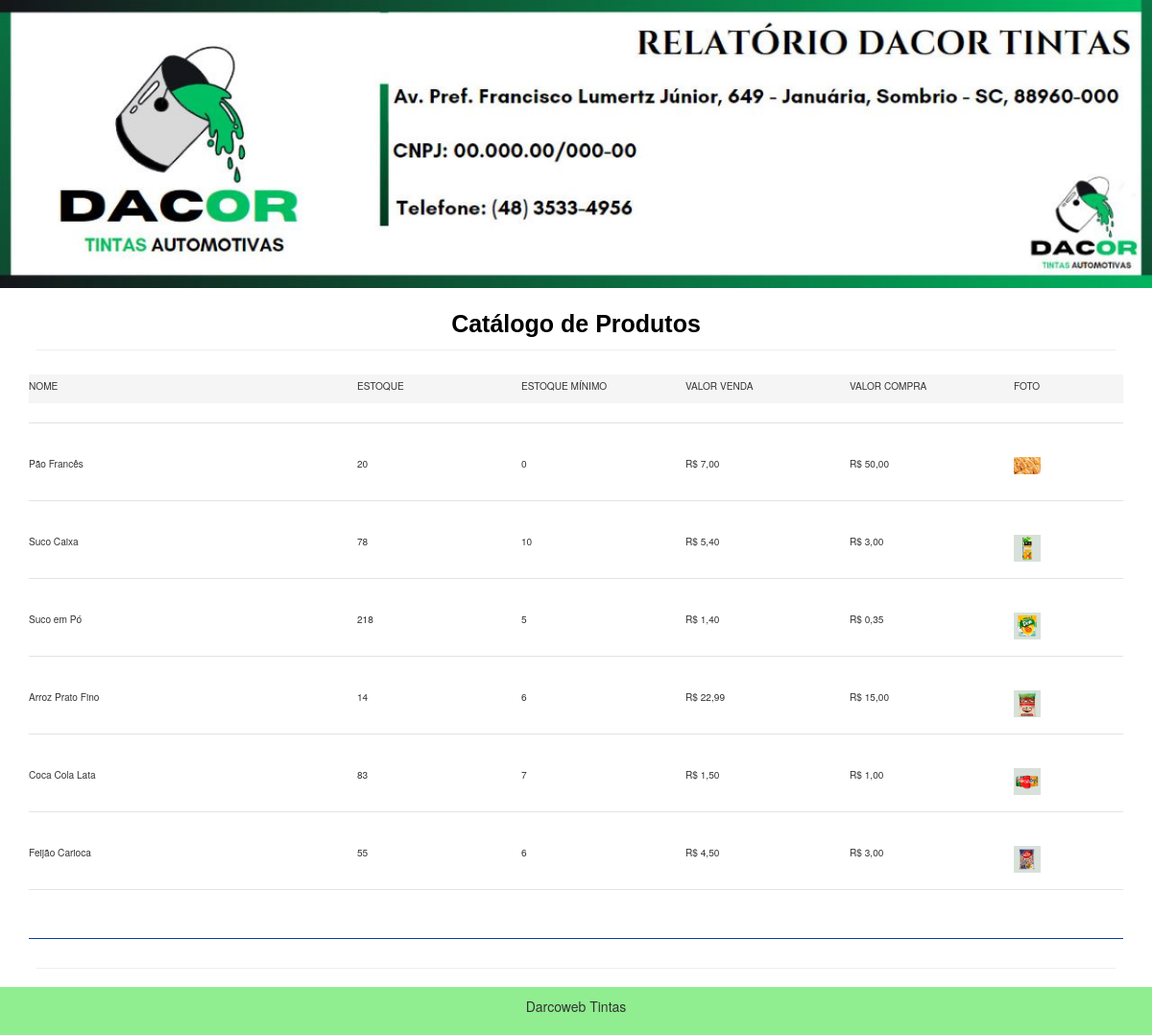
Screenshot of /login/rel/relProdutos.php with the database file from the repository.
### tables this page shows
CREATE TABLE `produtos` (
  `id` int(11) NOT NULL,
  `codigo` varchar(30) NOT NULL,
  `nome` varchar(50) NOT NULL,
  `descricao` varchar(200) NOT NULL,
  `estoque` int(11) NOT NULL,
  `valor_compra` decimal(8,2) NOT NULL,
  `valor_venda` decimal(8,2) NOT NULL,
  `fornecedor` int(11) NOT NULL,
  `categoria` int(11) NOT NULL,
  `foto` varchar(120) DEFAULT NULL,
  `lucro` decimal(8,2) NOT NULL,
  `estoque_min` int(11) NOT NULL,
  `lote` varchar(100) DEFAULT NULL,
  `validade` date DEFAULT NULL
);

### login/config.php (called while the page is built, shortened)
<?php
$url_sistema = "http://localhost:8080/tcc/";
$rodape_relatorios = "Darcoweb Tintas";
$cabecalho_img_rel = 'Sim';
 ?>

### login/rel/relProdutos.php (the view, shortened to what this page needs)
<?php
require_once("../conexao.php");
?>
<!DOCTYPE html>
<html>
<head>
	<link rel="stylesheet" href="https://maxcdn.bootstrapcdn.com/bootstrap/3.3.7/css/bootstrap.min.css">
</head>
<body>
	<?php if($cabecalho_img_rel == 'Sim'){ ?>
		<div class="img-cabecalho my-4">
			<img src="<?php echo $url_sistema ?>img/topo-relatorio.jpg" width="100%">
		</div>
		<br>
	<?php } ?>
	<div class="container">
		<div align="center" class="">
			<span class="titulorel"><b>Catálogo de Produtos</b></span>
		</div>
		<hr>
		<div class="mx-2" style="padding-top:15px ">
			<small><small>
				<section class="area-tab" style="background-color: #f5f5f5;">
					<div class="linha-cab" style="padding-top: 5px;">
						<div class="coluna" style="width:30%">NOME</div>
						<div class="coluna" style="width:15%">ESTOQUE</div>
						<div class="coluna" style="width:15%">ESTOQUE MÍNIMO</div>
						<div class="coluna" style="width:15%">VALOR VENDA</div>
						<div class="coluna" style="width:15%">VALOR COMPRA</div>
						<div class="coluna" style="width:10%">FOTO</div>
					</div>
				</section><small></small>
				<div class="cabecalho mb-1" style="border-bottom: solid 1px #e3e3e3;">
				</div>
			<?php
		$query = $pdo->query("SELECT * FROM produtos  order by id desc");
		$res = $query->fetchAll(PDO::FETCH_ASSOC);
		$totalItens = @count($res);
		for ($i=0; $i < @count($res); $i++) {
			$nome = $res[$i]['nome'];
			$valor_compra = $res[$i]['valor_compra'];
			$valor_venda = $res[$i]['valor_venda'];
			$estoque = $res[$i]['estoque'];
			$estoque_min = $res[$i]['estoque_min'];
			$foto = $res[$i]['foto'];
			$valor_compra = number_format($valor_compra, 2, ',', '.');
			$valor_venda = number_format($valor_venda, 2, ',', '.');
			?>
				<section class="area-tab" style="padding-top:5px">
					<div class="linha-cab">
						<div class="coluna" style="width:30%"><?php echo $nome ?> </div>
						<div class="coluna" style="width:15%"><?php echo $estoque ?></div>
						<div class="coluna" style="width:15%"><?php echo $estoque_min ?></div>
						<div class="coluna" style="width:15%">R$ <?php echo $valor_venda ?></div>
						<div class="coluna" style="width:15%">R$ <?php echo $valor_compra ?></div>
						<div class="coluna" style="width:10%"><img src="<?php echo $url_sistema ?>img/produtos/<?php echo $foto ?>" width="28px"> </div>
					</div>
				</section>
			<div class="cabecalho" style="border-bottom: solid 1px #e3e3e3;">
				</div>
			<?php } ?>
			</small>
		</div>
		<div class="cabecalho mt-3" style="border-bottom: solid 1px #0340a3">
		</div>
	<hr>
	<div class="row margem-superior">
		<div class="col-md-12">
			<div class="" align="right">
				<span class=""> <b> Total de Produtos :  <?php echo $totalItens ?> </b> </span>
			</div>
		</div>
	</div>
</div>
<div class="footer">
	<p style="font-size:14px" align="center"><?php echo $rodape_relatorios ?></p>
</div>
</body>
</html>

### login/rel/relProdutos.php (style rules this page uses)
.footer { margin-top:20px; width:100%; background: lightgreen; padding:10px; position:absolute; bottom:0; }
.cabecalho { padding:10px; margin-bottom:30px; width:100%; font-family:Times, "Times New Roman", Georgia, serif; }
hr { margin:8px; padding:1px; }
.titulorel { margin:0; font-size:25px; font-family:Arial, Helvetica, sans-serif; color:black; }
.margem-superior { margin-top:30px; }
.coluna { margin: 0px; float:left; height:30px; }
.area-tab { display:block; width:100%; height:30px; }

### rows the page displays
produtos: nome "Pão Francês", estoque "20", estoque_min "0", valor_venda "7,00", valor_compra "50,00", foto (picture)
produtos: nome "Suco Caixa", estoque "78", estoque_min "10", valor_venda "5,40", valor_compra "3,00", foto (picture)
produtos: nome "Suco em Pó", estoque "218", estoque_min "5", valor_venda "1,40", valor_compra "0,35", foto (picture)
produtos: nome "Arroz Prato Fino", estoque "14", estoque_min "6", valor_venda "22,99", valor_compra "15,00", foto (picture)
produtos: nome "Coca Cola Lata", estoque "83", estoque_min "7", valor_venda "1,50", valor_compra "1,00", foto (picture)
produtos: nome "Feijão Carioca", estoque "55", estoque_min "6", valor_venda "4,50", valor_compra "3,00", foto (picture)

### other values shown
$rodape_relatorios "Darcoweb Tintas"
